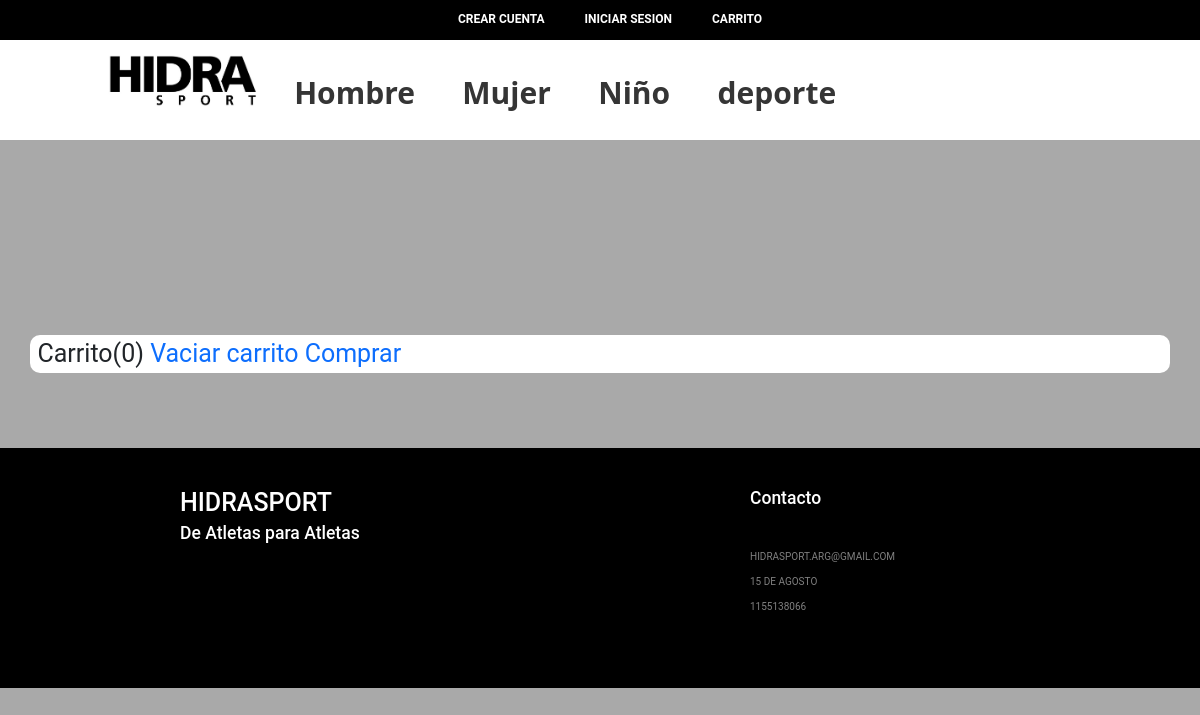
Screenshot of /cart_detail/ with the database file from the repository.
### store/models.py (models this page shows, shortened)
class Categorias(models.Model):
    nombre = models.CharField(max_length=20)
    destacada = models.BooleanField(default=False)
    imagen = models.ImageField(upload_to='images/')

### cartapp/views.py (the view)
# urls.py: path('cart_detail/', views.cart_detail,name='cart_detail'),
def cart_detail(request):
    destacadas=Categorias.objects.filter(destacada=True)
    context = {
        "destacadas": destacadas,
    }
    return render(request, 'cart_detail.html', context)

### cart/context_processor.py (called while the page is built)
def cart_total_amount(request):
	if request.user.is_authenticated:
		cart = Cart(request)
		total_bill = 0.0
		for key,value in request.session['cart'].items():
			total_bill = total_bill + (float(value['price']) * value['quantity'])
		return {'cart_total_amount' : total_bill}
	else:
		return {'cart_total_amount' : 0}

### cartapp/templates/cart_detail.html (shortened to what this page needs)
{% extends "base.html" %}
{% load static %}
{% block page_content %}
{% load cart_tag %}
<div class="container cart-background">
    Carrito({{request.session.cart|length}})
    <a href="{% url 'cart_clear'  %}">Vaciar carrito</a>
    <a href="{% url 'checkout' %} ">Comprar</a>
</div>
{% endblock %}

### hidrasport/templates/base.html (shortened to what this page needs)
{% load static %}
<head>
    <link rel="stylesheet" href="https://cdnjs.cloudflare.com/ajax/libs/font-awesome/4.7.0/css/font-awesome.min.css">
    <link href="https://cdn.jsdelivr.net/npm/bootstrap@5.0.0-beta3/dist/css/bootstrap.min.css" rel="stylesheet">
    <link href="//netdna.bootstrapcdn.com/font-awesome/3.2.1/css/font-awesome.css" rel="stylesheet">
    <link rel="stylesheet" href="{% static 'style.css' %}">
    <link rel="stylesheet" href="{% static 'navStyle.css' %}">
</head>
<section class="top-line">
    <div class="container-top-line ">
        <ul class="top-list d-flex justify-content-center">
            {% if user.is_authenticated %}
            <li class="top-item">
                Bienvenido {{user.username}}
            </li>
            <li class="top-item"><a href="/logout/">Salir</a></li>
            {% else %}
            <li class="top-item"><a href="/register">Crear Cuenta</a></li>
            <li class="top-item"><a href="/login/">Iniciar sesion</a></li>
            {% endif %}
            <li class="top-item"><a href="/cart_detail/">carrito</a></li>
        </ul>
    </div>
</section>
<nav id="nav-desktop" class="nav-desktop d-flex justify-content-center">
    <div class="nav-bar col-sm-10 row">
        <div class="col-sm-3 col-xl-2"><a href="/"><img src="{% static 'logo.jpeg' %}" class="logo" alt=""></a></div>
        <ul class="col-sm-9 col-xl-8 menu">
            {% for cat in destacadas %}
            <li><a href="/productos/{{cat.nombre}}">{{cat.nombre}}</a>
            </li>
            {% endfor %}
        </ul>
        <div class="col-sm-2" id="search-basket">
        </div>
    </div>
</nav>
{% block page_content %}
{% endblock %}
<section class="footer">
    <div class="container">
        <div class="row d-flex justify-content-center">
            <div class="col-sm-3">
                <h1>HIDRASPORT</h1>
                <h2>De Atletas para Atletas</h2>
                <div class="row social">
                    <div class="social-icon">
                    </div>
                    <div class="social-icon">
                    </div>
                    <div class="social-icon">
                    </div>
                </div>
            </div>
            <div class="col-sm-3"></div>
            <div class="col-sm-3">
                <h2> Contacto</h2>
                <p>HIDRASPORT.ARG@GMAIL.COM</p>
                <p>15 DE AGOSTO</p>
                <p>1155138066</p>
            </div>
        </div>
    </div>
</section>

### static/style.css (style rules this page uses)
.top-item a { text-decoration: none; color: white; }
ul { list-style: none; }
p { font-size: 1.6rem; }
img { width: 100%; max-width: 100%; height: auto; }
section { padding: 0 0; }
.cart-background { background-color: white; border-radius: 1rem; font-size: 2.5rem; }
.footer { width: 100%; font-size: 1rem; color: white; background-color: black; height: 15vh; padding-top: 4rem; min-height: 30vh; }
.footer h2 { font-size: 1.75rem; margin-bottom: 4rem; }
.footer p { font-size: 1rem; }
.social { margin-left: 1rem; }
.social-icon { margin-left: 1rem; margin-top: 3rem; }
.footer p { color: grey; }

### static/navStyle.css (style rules this page uses)
a { text-decoration: none; }
.top-line { position: relative; color: white; width: 100%; height: 4rem; z-index: 2; background-color: black; font-size: 1.2rem; font-weight: bold; text-transform: uppercase; vertical-align: middle; text-align: center; }
.top-list { padding-top: 1rem; }
.top-item { margin: 0rem 2rem; }
nav { background-color: white; font-size: 3rem; z-index: 1; }
.nav-bar { margin-top: 1.5rem; }
nav ul { list-style: none; }
.menu > li { display: inline-block; }
.menu > li > a { display: block; padding: 15px 20px; color: #353535; font-weight: 700; font-family: 'univers', 'open sans'; text-decoration: none; }

### rows the page displays
Categorias: nombre "Hombre"
Categorias: nombre "Mujer"
Categorias: nombre "Niño"
Categorias: nombre "deporte"

### other values shown
{{ request.session.cart|length }} "0"
